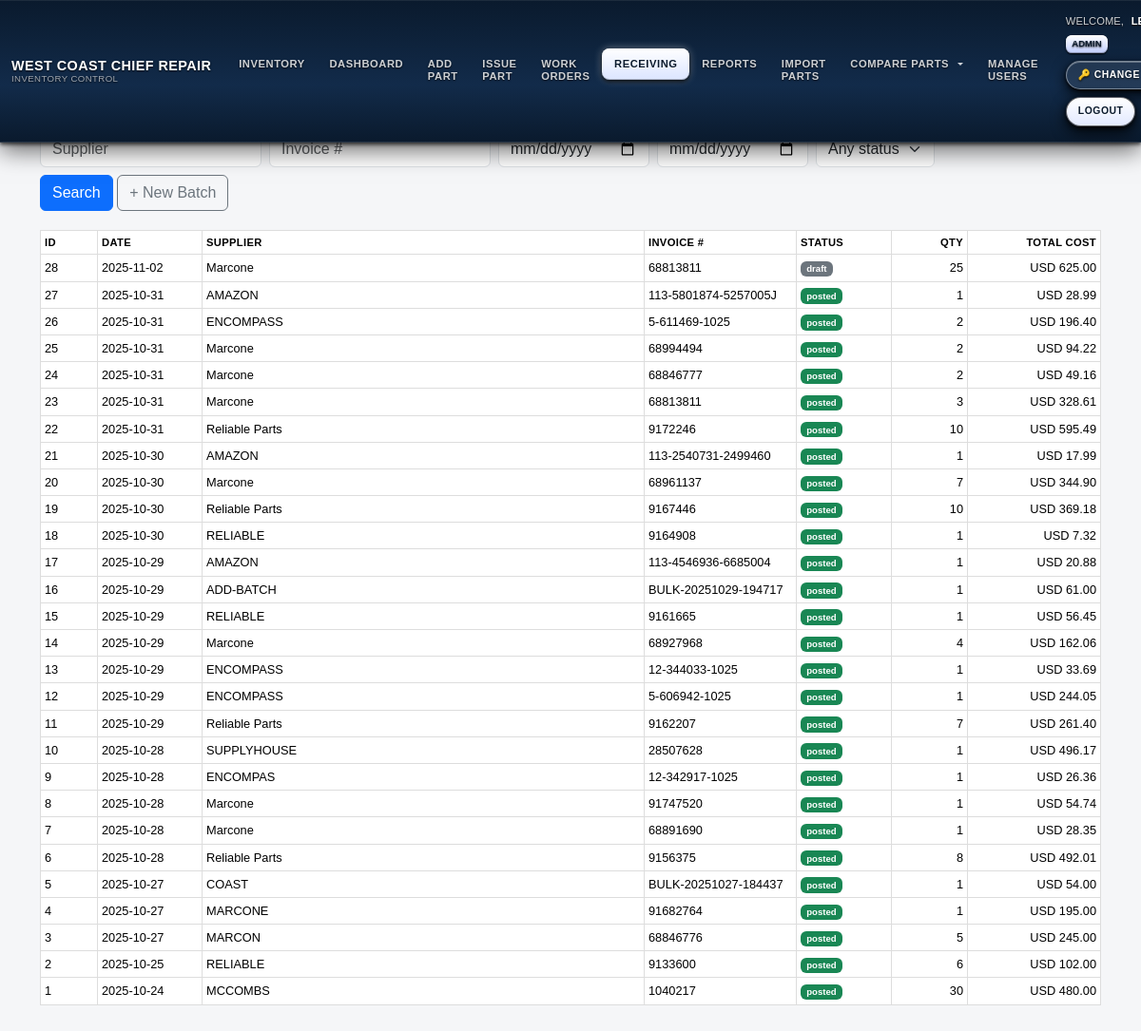
Before: /receiving (signed in) with the older database file.
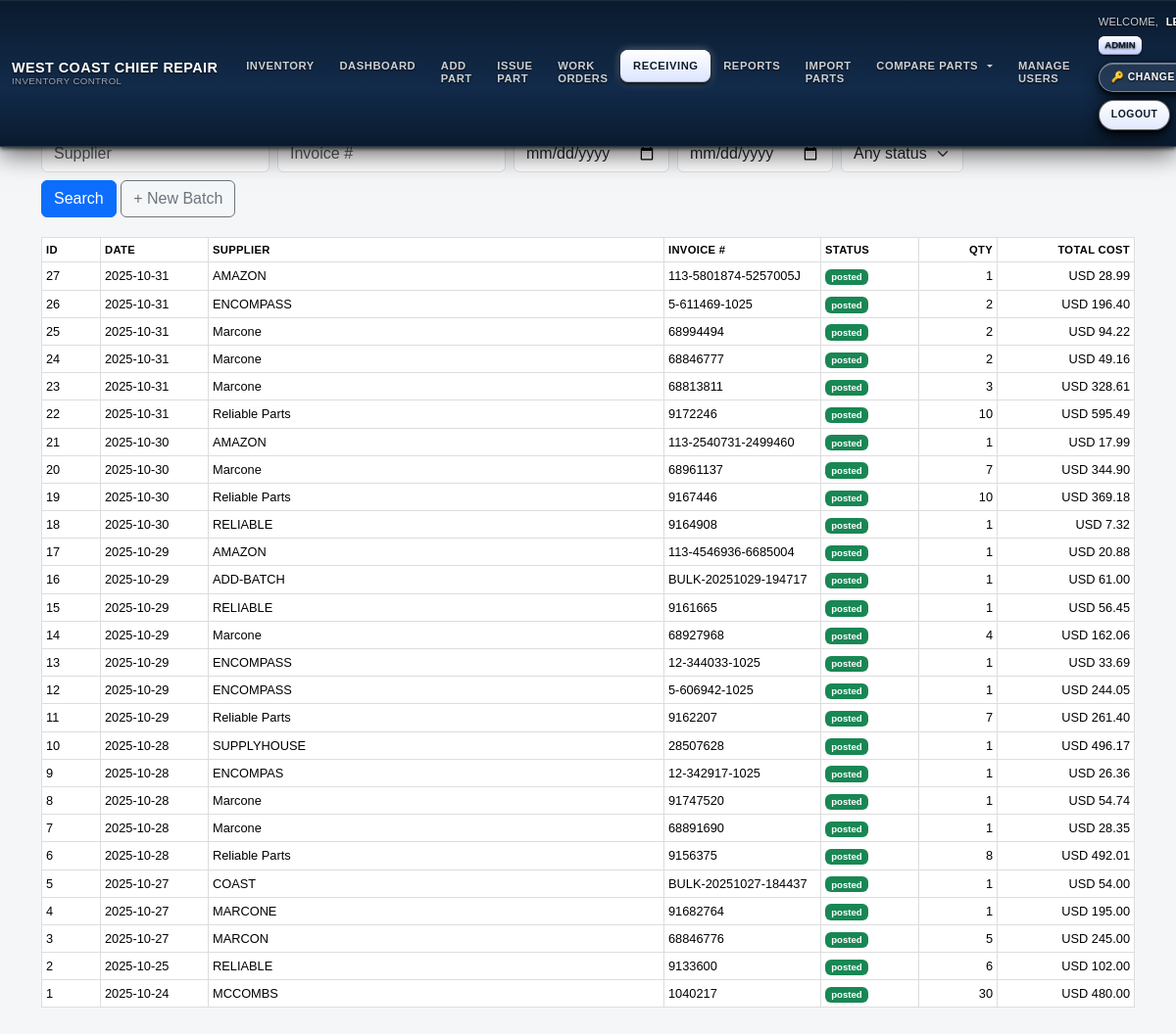
After: the same page with the newer database file.
### models.py (models this page shows, shortened)
class User(UserMixin, db.Model):
    id = db.Column(db.Integer, primary_key=True)
    username = db.Column(db.String(64), unique=True, nullable=False)
    password_hash = db.Column(db.String(128), nullable=False)
    role = db.Column(db.String(20), nullable=False, default=ROLE_TECHNICIAN)
    @property
    def password(self):
        raise AttributeError('password is not a readable attribute')

class GoodsReceipt(db.Model):
    __tablename__ = "goods_receipts"
    __table_args__ = (
        db.Index("ix_gr_supplier_invoice", "supplier_name", "invoice_number"),
        {"extend_existing": True},
    )
    id = db.Column(db.Integer, primary_key=True)
    supplier_name = db.Column(db.String(200), nullable=False, index=True)
    invoice_number = db.Column(db.String(64))
    invoice_date = db.Column(db.Date)
    currency = db.Column(db.String(8), default="USD")
    notes = db.Column(db.Text)
    status = db.Column(db.String(16), default="draft", nullable=False)
    created_at = db.Column(db.DateTime, default=datetime.utcnow, nullable=False)
    created_by = db.Column(db.Integer)
    posted_at = db.Column(db.DateTime)
    posted_by = db.Column(db.Integer)
    attachment_path = db.Column(db.String(512))
    extra_expenses = db.Column(db.Float, default=0.0)
    @property
    def items(self):
        return self.lines

### inventory/routes.py (the view)
@inventory_bp.get("/receiving", endpoint="receiving_list")
@login_required
def receiving_list():
    from sqlalchemy import func
    current_app.logger.debug("### DEBUG receiving_list USING MODEL %s FROM %s TABLENAME=%s", ReceivingBatch, __file__,
                               getattr(ReceivingBatch, "__tablename__", "?"))
    q = ReceivingBatch.query
    supplier = (request.args.get("supplier") or "").strip()
    inv = (request.args.get("invoice") or "").strip()
    d1 = (request.args.get("date_from") or "").strip()
    d2 = (request.args.get("date_to") or "").strip()
    status = (request.args.get("status") or "").strip()
    if supplier:
        q = q.filter(ReceivingBatch.supplier_name.ilike(f"%{supplier}%"))
    if inv:
        q = q.filter(ReceivingBatch.invoice_number.ilike(f"%{inv}%"))
    if status in ("draft", "posted"):
        q = q.filter(ReceivingBatch.status == status)
    def _parse_date(s):
        try:
            return datetime.strptime(s, "%Y-%m-%d").date()
        except Exception:
            return None
    d1p, d2p = _parse_date(d1), _parse_date(d2)
    if d1p:
        q = q.filter(ReceivingBatch.invoice_date >= d1p)
    if d2p:
        q = q.filter(ReceivingBatch.invoice_date <= d2p)
    batches = q.order_by(
        ReceivingBatch.invoice_date.desc().nullslast(),
        ReceivingBatch.id.desc()
    ).all()
    totals = {}
    for b in batches:
        try:
            lines = getattr(b, "items", []) or getattr(b, "lines", []) or []
            total = 0.0
            for ln in lines:
                qty  = getattr(ln, "qty", None) or getattr(ln, "quantity", 0) or 0
                cost = getattr(ln, "unit_cost", None) or getattr(ln, "price", None) or 0.0
                try:
                    total += float(cost) * int(qty)
                except Exception:
                    pass
            totals[b.id] = total
        except Exception:
            totals[b.id] = 0.0
    can_admin = bool(
        getattr(current_user, "is_superadmin", False) or
        getattr(current_user, "is_super_admin", False) or
        getattr(current_user, "is_admin", False)
    )
    return render_template(
        "receiving_list.html",
        batches=batches,
        totals=totals,
        can_admin=can_admin,
        filters={
            "supplier": supplier, "invoice": inv,
            "date_from": d1, "date_to": d2, "status": status
        }
    )

### auth/routes.py (called while the page is built)
@login_manager.user_loader
def load_user(user_id):
    return User.query.get(int(user_id))

### templates/receiving_list.html (shortened to what this page needs)
{% extends "base.html" %}
{% block content %}
<h3>Receiving Batches</h3>
<form class="row g-2 mb-3" method="get">
  <div class="col-auto"><input name="supplier" class="form-control" placeholder="Supplier" value="{{ filters.supplier }}"></div>
  <div class="col-auto"><input name="invoice" class="form-control" placeholder="Invoice #" value="{{ filters.invoice }}"></div>
  <div class="col-auto"><input name="date_from" type="date" class="form-control" value="{{ filters.date_from }}"></div>
  <div class="col-auto"><input name="date_to" type="date" class="form-control" value="{{ filters.date_to }}"></div>
  <div class="col-auto">
    <select name="status" class="form-select">
      <option value="">Any status</option>
    </select>
  </div>
  <div class="col-auto">
    <button class="btn btn-primary">Search</button>
    <a class="btn btn-outline-secondary" href="{{ url_for('inventory.receiving_new') }}">+ New Batch</a>
  </div>
</form>
{% set role = current_user.role if current_user.is_authenticated else '' %}
{% set can_super = current_user.is_authenticated and (
  role == 'superadmin' or (current_user.is_superadmin|default(false)) or (current_user.is_super_admin|default(false))
) %}
<table class="table table-sm table-hover align-middle">
  <thead>
    <tr>
      <th style="width:60px;">ID</th>
      <th style="width:110px;">Date</th>
      <th>Supplier</th>
      <th style="width:160px;">Invoice #</th>
      <th style="width:100px;">Status</th>
      <th style="width:80px;" class="text-end">Qty</th>
      <th style="width:140px;" class="text-end">Total Cost</th>
    </tr>
  </thead>
  <tbody>
  {% for b in batches %}
    {% set lines = (b.lines if (b.lines is defined) else (b.items if (b.items is defined) else [])) %}
    {% set ns = namespace(qty=0, total=0.0) %}
    {% for it in lines %}
      {% set q = (it.qty|default(it.quantity, true)|default(0, true))|int %}
      {% set u = (it.unit_cost|default(it.unit_cost_at_issue, true)|default(0.0, true))|float %}
      {% set ns.qty = ns.qty + q %}
      {% set ns.total = ns.total + (q * u) %}
    {% endfor %}
    <tr onclick="location.href='{{ url_for('inventory.receiving_detail', batch_id=b.id) }}'" style="cursor:pointer">
      <td>{{ b.id }}</td>
      <td>{{ b.invoice_date|default('—', true) }}</td>
      <td>{{ b.supplier_name|default('', true) }}</td>
      <td>{{ b.invoice_number|default('', true) }}</td>
      <td>
        {% if (b.status|default('', true)) == 'posted' %}
          <span class="badge bg-success">posted</span>
        {% else %}
          <span class="badge bg-secondary">draft</span>
        {% endif %}
      </td>
      <td class="text-end">{{ ns.qty }}</td>
      <td class="text-end">
        {{ b.currency|default('USD', true) }} {{ '%.2f' % (totals.get(b.id, ns.total) if totals is defined else ns.total) }}
      </td>
    </tr>
  {% endfor %}
  </tbody>
</table>
{% endblock %}

### templates/base.html (shortened to what this page needs)
<!DOCTYPE html>
<html lang="en">
<head>
  <link href="https://cdn.jsdelivr.net/npm/bootstrap@5.3.3/dist/css/bootstrap.min.css"
        rel="stylesheet"
 />
  <link rel="stylesheet" href="{{ url_for('static', filename='style.css') }}" />
</head>
<body class="role-{{ (current_user.role or '')|lower }}">
  <nav class="navbar navbar-expand-lg fixed-top wccr-navbar main-navbar">
    <div class="container-fluid py-2">
      <a class="navbar-brand d-flex flex-column justify-content-center" href="{{ url_for('inventory.dashboard') }}">
        <div>WEST COAST CHIEF REPAIR</div>
        <span class="sub">INVENTORY CONTROL</span>
      </a>
      <div class="collapse navbar-collapse mt-3 mt-lg-0" id="navbarMain">
        <ul class="navbar-nav me-auto mb-2 mb-lg-0">
          <li class="nav-item">
            <a class="nav-link{% if request.endpoint and request.endpoint == 'inventory.location_report' %} active{% endif %}"
               href="{{ url_for('inventory.location_report') }}">
              INVENTORY
            </a>
          </li>
          <li class="nav-item">
            <a class="nav-link{% if request.endpoint and request.endpoint == 'inventory.dashboard' %} active{% endif %}"
               href="{{ url_for('inventory.dashboard') }}">
              DASHBOARD
            </a>
          </li>
          <li class="nav-item">
            <a class="nav-link{% if request.endpoint and request.endpoint == 'inventory.add_part' %} active{% endif %}"
               href="{{ url_for('inventory.add_part') }}">
              ADD PART
            </a>
          </li>
          <li class="nav-item">
            <a class="nav-link{% if request.endpoint and request.endpoint == 'inventory.issue_part' %} active{% endif %}"
               href="{{ url_for('inventory.issue_part') }}">
              ISSUE PART
            </a>
          </li>
          {% set is_wo = request.endpoint and request.endpoint.startswith('inventory.wo_') %}
          <li class="nav-item">
            <a class="nav-link{{ ' active' if is_wo else '' }}"
               href="{{ url_for('inventory.wo_list') }}">
              WORK ORDERS
            </a>
          </li>
          <li class="nav-item">
            <a class="nav-link{% if request.endpoint and request.endpoint.startswith('inventory.receiving') %} active{% endif %}"
               href="{{ url_for('inventory.receiving_list') }}">
              RECEIVING
            </a>
          </li>
          <li class="nav-item">
            <a class="nav-link{% if request.endpoint and request.endpoint.startswith('inventory.reports') %} active{% endif %}"
               href="{{ url_for('inventory.reports_grouped') }}">
              REPORTS
            </a>
          </li>
          <li class="nav-item">
            <a class="nav-link{% if request.endpoint and request.endpoint.startswith('inventory.import_parts') %} active{% endif %}"
               href="{{ url_for('inventory.import_parts_upload') }}">
              IMPORT PARTS
            </a>
          </li>
          <li class="nav-item dropdown">
            <a class="nav-link dropdown-toggle text-uppercase"
               href="#"
               id="compareDropdown"
               role="button"
               data-bs-toggle="dropdown"
               data-bs-display="static"
               aria-expanded="false">
              COMPARE PARTS
            </a>
          </li>
          {% if current_user.is_authenticated and current_user.role in ['superadmin', 'admin'] %}
          <li class="nav-item">
            <a class="nav-link{% if request.endpoint and request.endpoint.startswith('inventory.users') %} active{% endif %}"
               href="{{ url_for('inventory.users') }}">
              MANAGE USERS
            </a>
          </li>
          {% endif %}
        </ul>
        {% if current_user.is_authenticated %}
        <div class="ms-lg-3 wccr-userbox">
          <div class="d-flex flex-wrap align-items-center gap-2 me-lg-2">
            <span class="welcome-label">WELCOME,</span>
            <span class="username">{{ current_user.username }}</span>
            <span class="role-badge">
              {{ (current_user.role or '')|upper }}
            </span>
          </div>
          <div class="d-flex flex-wrap align-items-center gap-2">
            <a class="wccr-btn-ghost text-decoration-none"
               href="{{ url_for('inventory.change_password', user_id=current_user.id) }}">
              🔑 CHANGE PASSWORD
            </a>
            <a class="wccr-btn-solid text-decoration-none"
               href="{{ url_for('auth.logout') }}">
              LOGOUT
            </a>
          </div>
        </div>
        {% endif %}
      </div>
    </div>
  </nav>
  <main class="container main-wrapper">
    {% block content %}{% endblock %}
  </main>
</body>
</html>

### static/style.css (style rules this page uses)
body { font-family: Arial, sans-serif; background-color:#f6f6f6; padding:20px; margin:0; }
.navbar { z-index:1200; }
table { width:100%; border-collapse:collapse; margin-top:20px; }
table th, table td { padding:10px; border:1px solid #ddd; text-align:left; }
form input:not([type="checkbox"]):not([type="radio"]):not(.form-check-input), form select, form textarea { width: 100%; box-sizing: border-box; }

### templates/base.html (style rules this page uses)
.wccr-navbar { background: linear-gradient(to bottom, #0a1a2d 0%, #122b4a 60%, #0a1a2d 100%); color: #fff; box-shadow: 0 2px 4px rgba(0,0,0,.7), 0 8px 24px rgba(0,0,0,.6), inset 0 1px 0 rgba(255,255,255,.08); border-bottom: 1px solid rgba(255,255,255,.12); }
.wccr-navbar .navbar-brand { font-weight: 600; font-size: .9rem; line-height: 1.2; letter-spacing: .03em; color: #fff; text-shadow: 0 1px 2px rgba(0,0,0,.8); }
.wccr-navbar .navbar-brand span.sub { display: block; font-weight: 400; font-size: .6rem; line-height: 1.1; color: rgba(255,255,255,.6); }
.wccr-navbar .navbar-nav .nav-link { font-size: .7rem; font-weight: 600; letter-spacing: .05em; text-transform: uppercase; color: rgba(255,255,255,.8); padding: .6rem .8rem; border-radius: .5rem; line-height:1.2; text-shadow: 0 1px 2px rgba(0,0,0,.8); transition: all .12s linear; display: flex; align-items: center; gap: .4rem; }
.wccr-navbar .navbar-nav .nav-link.active, .wccr-navbar .navbar-nav .show > .nav-link { color: #0a1a2d; background: linear-gradient(to bottom,#ffffff 0%,#dbe5ff 100%); box-shadow: 0 2px 4px rgba(0,0,0,.9), 0 0 8px rgba(255,255,255,.4), inset 0 1px 0 rgba(255,255,255,.9), inset 0 -1px 0 rgba(0,0,0,.2); text-shadow: 0 1px 0 rgba(255,255,255,.7); }
.wccr-userbox { display: flex; flex-wrap: wrap; align-items: center; justify-content: flex-end; gap: .5rem .75rem; font-size: .7rem; line-height:1.2; color:#fff; text-shadow:0 1px 2px rgba(0,0,0,.9); }
.wccr-userbox .welcome-label { color: rgba(255,255,255,.8); font-weight:400; }
.wccr-userbox .username { font-weight:600; color:#fff; }
.wccr-userbox .role-badge { background: linear-gradient(to bottom,#fff,#c8d4ff 90%); color:#0a1a2d; font-size:.6rem; font-weight:600; line-height:1.1; padding:.25rem .4rem; border-radius:.4rem; text-transform:uppercase; box-shadow: 0 1px 2px rgba(0,0,0,.9), inset 0 1px 0 rgba(255,255,255,.9), inset 0 -1px 0 rgba(0,0,0,.3); }
.wccr-btn-ghost, .wccr-btn-solid { font-size:.65rem; font-weight:600; line-height:1.2; letter-spacing:.05em; text-transform:uppercase; border-radius:999px; border:1px solid transparent; padding:.5rem .75rem; white-space:nowrap; box-shadow: 0 2px 4px rgba(0,0,0,.8), 0 6px 16px rgba(0,0,0,.8), inset 0 1px 0 rgba(255,255,255,.3); text-shadow:0 1px 2px rgba(0,0,0,.8); transition:all .12s linear; }
.wccr-btn-ghost { color:#fff; background:rgba(255,255,255,.08); border-color:rgba(255,255,255,.4); }
.wccr-btn-solid { color:#0a1a2d; background:linear-gradient(to bottom,#ffffff 0%,#e2e9ff 100%); border-color:rgba(0,0,0,.6); text-shadow:0 1px 0 rgba(255,255,255,.8); }
body { background-color:#f5f6f8; }
main.main-wrapper { padding-top:4.75rem; padding-bottom:2rem; }
table { font-size:.8rem; }
th { font-weight:600; text-transform:uppercase; letter-spacing:.03em; font-size:.7rem; }

Changed rows visible on the page:
removed GoodsReceipt: id "28", invoice_date "2025-11-02", supplier_name "Marcone", invoice_number "68813811", status "draft", qty "25", currency "USD", id "625.00"
